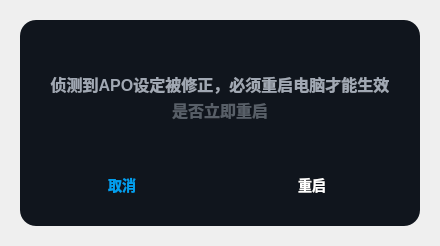
<?xml version="1.0" encoding="UTF-8"?>
<ui version="4.0">
 <class>RestartPrompt</class>
 <widget class="QDialog" name="RestartPrompt">
  <property name="geometry">
   <rect>
    <x>0</x>
    <y>0</y>
    <width>440</width>
    <height>246</height>
   </rect>
  </property>
  <property name="windowTitle">
   <string>Dialog</string>
  </property>
  <layout class="QGridLayout" name="gridLayout">
   <property name="leftMargin">
    <number>20</number>
   </property>
   <property name="topMargin">
    <number>20</number>
   </property>
   <property name="rightMargin">
    <number>20</number>
   </property>
   <property name="bottomMargin">
    <number>20</number>
   </property>
   <property name="spacing">
    <number>0</number>
   </property>
   <item row="0" column="0">
    <widget class="QFrame" name="frame">
     <property name="minimumSize">
      <size>
       <width>400</width>
       <height>206</height>
      </size>
     </property>
     <property name="styleSheet">
      <string notr="true">background: #10151D;
border-radius: 16px;</string>
     </property>
     <property name="frameShape">
      <enum>QFrame::StyledPanel</enum>
     </property>
     <property name="frameShadow">
      <enum>QFrame::Raised</enum>
     </property>
     <widget class="QLabel" name="label">
      <property name="geometry">
       <rect>
        <x>0</x>
        <y>54</y>
        <width>400</width>
        <height>20</height>
       </rect>
      </property>
      <property name="minimumSize">
       <size>
        <width>400</width>
        <height>0</height>
       </size>
      </property>
      <property name="styleSheet">
       <string notr="true">color: #A1A8B3;
font-family: &quot;Noto Sans S Chinese&quot;;
font-weight: 500;
font-size: 16px;</string>
      </property>
      <property name="text">
       <string>侦测到APO设定被修正，必须重启电脑才能生效</string>
      </property>
      <property name="alignment">
       <set>Qt::AlignCenter</set>
      </property>
     </widget>
     <widget class="QLabel" name="label_2">
      <property name="geometry">
       <rect>
        <x>0</x>
        <y>80</y>
        <width>400</width>
        <height>20</height>
       </rect>
      </property>
      <property name="minimumSize">
       <size>
        <width>400</width>
        <height>0</height>
       </size>
      </property>
      <property name="styleSheet">
       <string notr="true">color: rgba(161, 168, 179, 0.5);
font-family: &quot;Noto Sans S Chinese&quot;;
font-weight: 500;
font-size: 16px;</string>
      </property>
      <property name="text">
       <string>是否立即重启</string>
      </property>
      <property name="alignment">
       <set>Qt::AlignCenter</set>
      </property>
     </widget>
     <widget class="QPushButton" name="pBt_Restart">
      <property name="geometry">
       <rect>
        <x>240</x>
        <y>150</y>
        <width>104</width>
        <height>30</height>
       </rect>
      </property>
      <property name="minimumSize">
       <size>
        <width>104</width>
        <height>30</height>
       </size>
      </property>
      <property name="maximumSize">
       <size>
        <width>104</width>
        <height>30</height>
       </size>
      </property>
      <property name="styleSheet">
       <string notr="true">QPushButton
{
	font-family: &quot;Noto Sans S Chinese&quot;; font-weight: 500;
	font-size: 14px;
	color: #FFFFFF;

	background:transparent;
	border-image: url(:/Skin/Images/Popup/confirm-no.png);
}
QPushButton:hover
{
	border-image: url(:/Skin/Images/Popup/confirm-ho.png);
}</string>
      </property>
      <property name="text">
       <string>重启</string>
      </property>
     </widget>
     <widget class="QPushButton" name="pBt_Cancel">
      <property name="geometry">
       <rect>
        <x>50</x>
        <y>150</y>
        <width>104</width>
        <height>30</height>
       </rect>
      </property>
      <property name="minimumSize">
       <size>
        <width>104</width>
        <height>30</height>
       </size>
      </property>
      <property name="maximumSize">
       <size>
        <width>104</width>
        <height>30</height>
       </size>
      </property>
      <property name="styleSheet">
       <string notr="true">QPushButton
{
	font-family: &quot;Noto Sans S Chinese&quot;;
	 font-weight: 500;
	font-size: 14px;
	color: #009FEF;

	background:transparent;
	border-image: url(:/Skin/Images/Popup/cancel-no.png);
}
QPushButton:hover
{
	border-image: url(:/Skin/Images/Popup/cancel-ho.png);
}</string>
      </property>
      <property name="text">
       <string>取消</string>
      </property>
     </widget>
    </widget>
   </item>
  </layout>
 </widget>
 <resources/>
 <connections/>
</ui>
